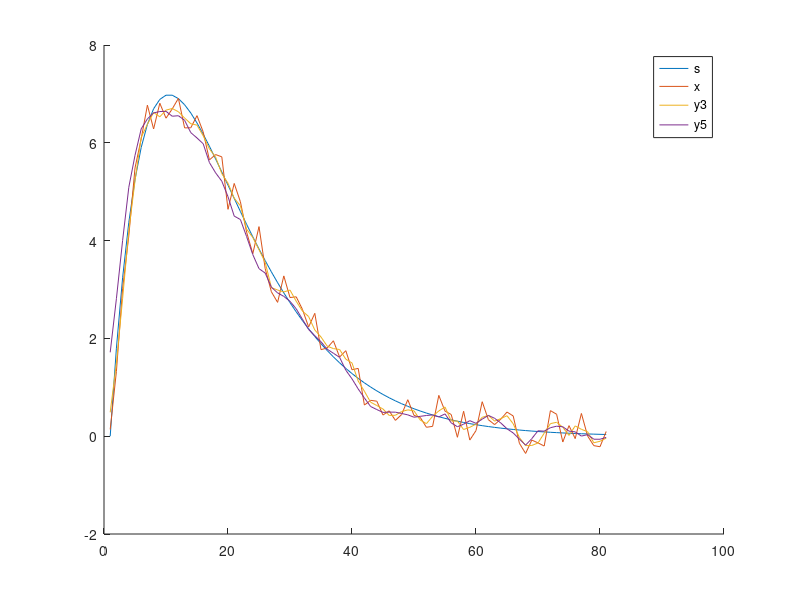

The MATLAB source for this figure: (Note: this script raises an error after producing the figure.)
%% Inicialização do ambiente
clear ; close all; clc

% Definimos uma seed estatica para o gerador de números aleatórios de forma
% a podermos repetir os experimentos com resultados determinísticos
rng(42);

%% Exercício 8
N_len = 81;
N = 0:(N_len-1);

s = 2 * N .* (0.9.^N);
r = rand(1,N_len) - 0.5;
x = s + r;

xc = [0 x 0];
xe = [x 0 0];
xd = [0 0 x];

figure
hold on
plot(s)
plot(x)

xnovo = (xc + xe + xd) / 3;
y3 = xnovo(2:N_len+1);
plot(y3)

xc =  [0 0 x 0 0];
xe =  [x 0 0 0 0];
xd =  [0 0 0 0 x];
xee = [0 x 0 0 0];
xdd = [0 0 0 x 0];
xnovo = (xc + xe + xd + xee + xdd) / 5;
y5 = xnovo(4:N_len+3);
plot(y5)

hold off

legend('s','x','y3','y5');
errors = ['Ex: ' num2str(DiogoEliseuHugo_TP2_6(x, s)) ' Ey3: ' num2str(DiogoEliseuHugo_TP2_6(y3, s)) ' Ey5: ' num2str(DiogoEliseuHugo_TP2_6(y5, s))];
title(errors)
